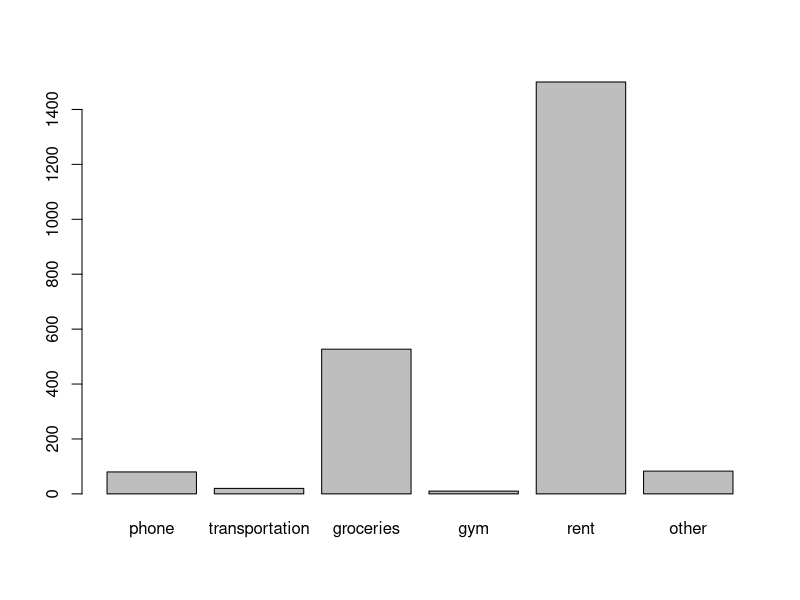
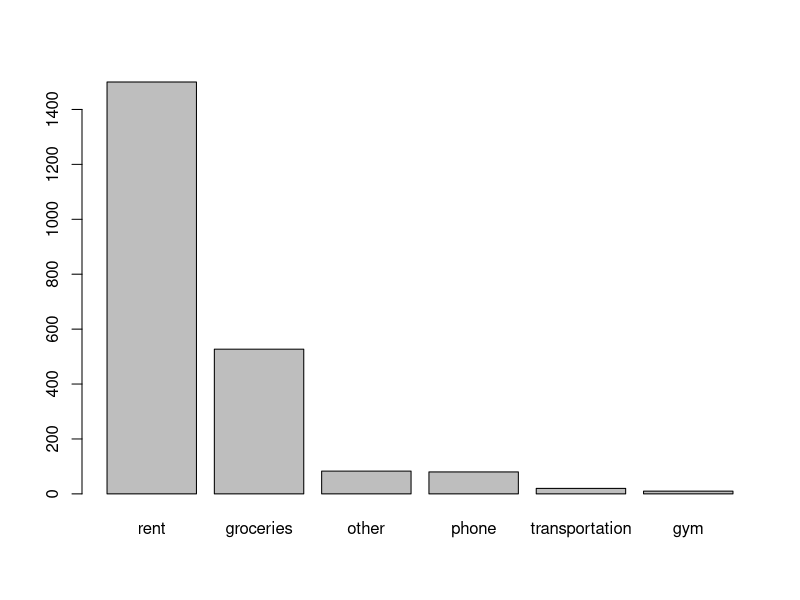

Here is the R script that generated these plots, in order:
# Title: "Lab 1: Basics of R"
# Subtitle: "Stat 133, Fall 2017"
# Author: "Gaston Sanchez"


# monthly bills of Leia (a stats undergrad student): 
#  cell phone $80, transportation $20, groceries $527, gym $10, 
# rent $1500, other $83.

# total expenses
80 + 20 + 527 + 10 + 1500 + 83

# assignment operator "arrow"
phone <- 80


# Make more assignments to create variables `transportation`, `groceries`, `gym`, 
# `rent`, and `other` with their corresponding amounts:
transportation <- 20
groceries <- 527
gym <- 10
rent <- 1500
other <- 83

# create a `total` object with the sum of the expenses:
total <- phone + transportation + groceries + gym + rent + other
total

# semester expenses (assume the semester involves five months)
total * 5

# year expenses (10 months)
total * 10

# your vector expenses (with named elements)
expenses <- c(phone, transportation, groceries, gym, rent, other)
names(expenses) <- c('phone', 'transportation', 'groceries', 'gym', 'rent', 'other')

# barchart
barplot(expenses)

# better barchart
barplot(sort(expenses, decreasing = TRUE))


# Pythagoras formula
# Calculate the hypotenuse of a right triangle with legs of length 3 and 4.
a <- 3
b <- 4
hyp <- sqrt(a^2 + b^2)


#  Binomial probability 
n <- 5    # trials
k <- 2    # successes
p <- 0.5  # probability

# n choose k
factorial(n) / (factorial(n-k) * factorial(k))

# probability of getting exactly 2 heads out of 5 tosses
(factorial(n) / (factorial(n-k) * factorial(k))) * p^k * (1-p)^(n-k)

# probability of getting exactly 2 heads out of 5 tosses
choose(n, k) * p^k * (1-p)^(n-k)

# Consider rolling a fair die 10 times. What is the probability 
# of getting exactly 3 sixes?
choose(10, 3) * (1/6)^3 * (5/6)^(10-3)

# here's another option
times <- 10
sixes <- 3
p_six <- 1/6
choose(times, sixes) * (p_six)^sixes * (1 - p_six)^(times - sixes)

# probability of 2 heads in 5 coin tosses, using dbinom()
dbinom(x = 2, size = 5, prob = 1/2)

# probability of 3 sixes in 3 rolls of a die, using dbinom()
dbinom(x = 3, size = 3, prob = 1/6)

# probability of 2 heads in 5 coin tosses, when prob = 0.35
dbinom(x = 2, size = 5, prob = 0.35)

# probability of getting more than 3 heads in 5 tosses
# with a biased coin of 35% chance of heads
heads4 <- dbinom(x = 4, size = 5, prob = 0.35)
heads5 <- dbinom(x = 5, size = 5, prob = 0.35)
heads4 + heads5

# or equivalently
sum(dbinom(x = 4:5, size = 5, prob = 0.35))


# - Install packages "stringr", "RColorBrewer", and "XML"
install.packages(c("stringer", "RColorBrewer", "XML"))

# Calculate: $3x^2 + 4x + 8$ when $x = 2$
x <- 2
(3 * x^2) + (4 * x) + 8

# Calculate: $3x^2 + 4x + 8$ but now with a numeric sequence for $x$ 
# using `x <- -3:3`
x <- -3:3
(3 * x^2) + (4 * x) + 8

# Find out how to look for information about math binary operators
# like `+` or `^` (without using `?Arithmetic`).
help("+")
?"^"
